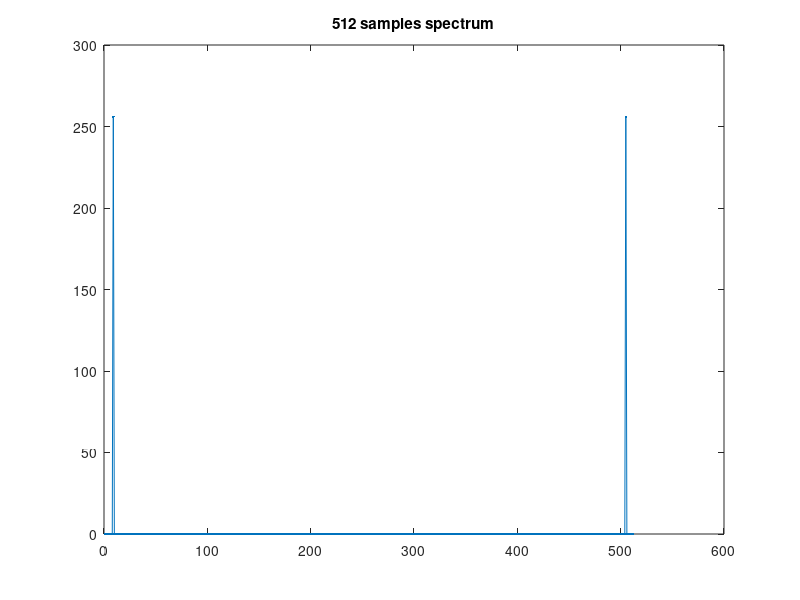
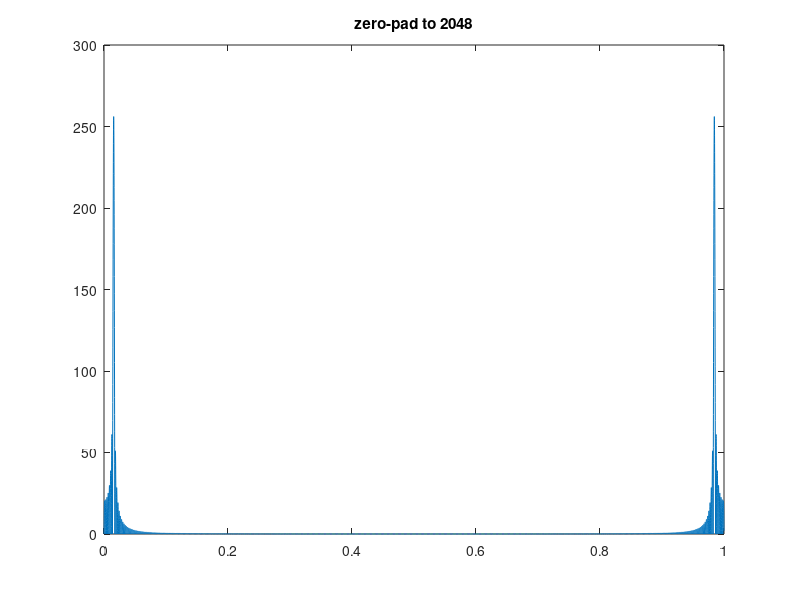
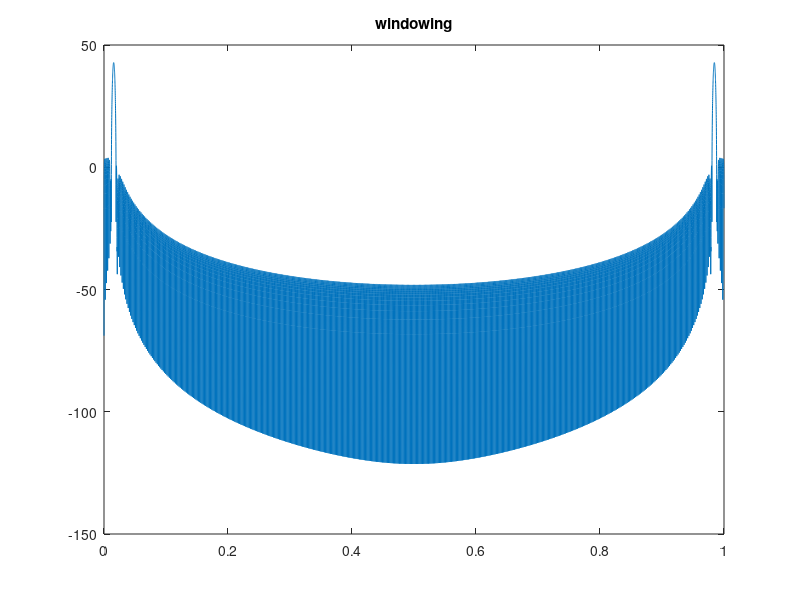

These figures' MATLAB source, in order:
clear all;  
%intial state
   N = 512; 
      %%Sine wave:
   Fn = 1/64;                    
   x = sin(2*pi*Fn*(1:N));
   figure(1); 
   plot(abs(fft(x)),'.-');
   title('512 samples spectrum');
   
   Nfft=2048*8;
   X=fft(x,Nfft);
   figure(2)
   plot((0:Nfft-1)/Nfft, abs(X));
    title('zero-pad to 2048');
    
     X=fft(x.*hamming(N)',Nfft);
   figure(3)
   plot((0:Nfft-1)/Nfft, 20*log10(abs(X)));
    title('windowing');